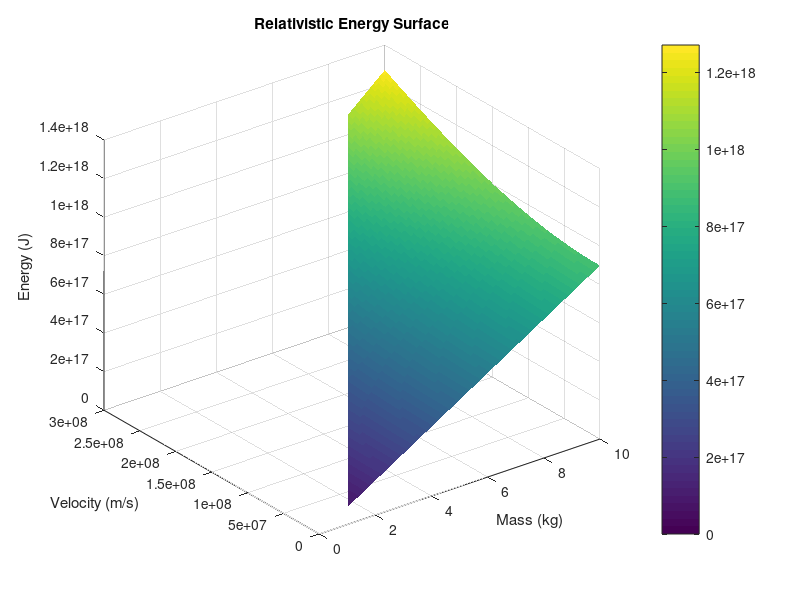

Recreate this plot in MATLAB.
clc;        % Clear command window
clear;      % Clear variables
close all;  % Close any open figures

fprintf('Relativistic Energy Equation: E^2 = (mc^2)^2 + (pc)^2\n');
fprintf('------------------------------------------------------\n');

% Constants
c = 299792458;  % Speed of light (m/s)

% User Inputs
m = input('Enter mass in kg: ');  % Rest mass
v = input('Enter velocity in m/s: ');  % Velocity

% Calculate momentum (p = mv)
p = m * v;

% Calculate Energy Components
rest_energy = m * c^2;       % Rest energy (mc^2)
momentum_energy = p * c;     % Momentum energy (pc)

% Total Energy
total_energy = sqrt(rest_energy^2 + momentum_energy^2);

% Display Results
fprintf('Rest Energy = %.2e J\n', rest_energy);
fprintf('Momentum Energy = %.2e J\n', momentum_energy);
fprintf('Total Energy = %.2e J\n', total_energy);

% Visualization
mass_values = linspace(0, 10, 100);  % Range of mass from 0 to 10 kg
velocity_values = linspace(0, c, 100);  % Range of velocity from 0 to speed of light
[mass_grid, velocity_grid] = meshgrid(mass_values, velocity_values);
momentum_grid = mass_grid .* velocity_grid;
energy_grid = sqrt((mass_grid .* c^2).^2 + (momentum_grid .* c).^2);

figure;
surf(mass_grid, velocity_grid, energy_grid, 'EdgeColor', 'none');
xlabel('Mass (kg)');
ylabel('Velocity (m/s)');
zlabel('Energy (J)');
title('Relativistic Energy Surface');
colorbar;